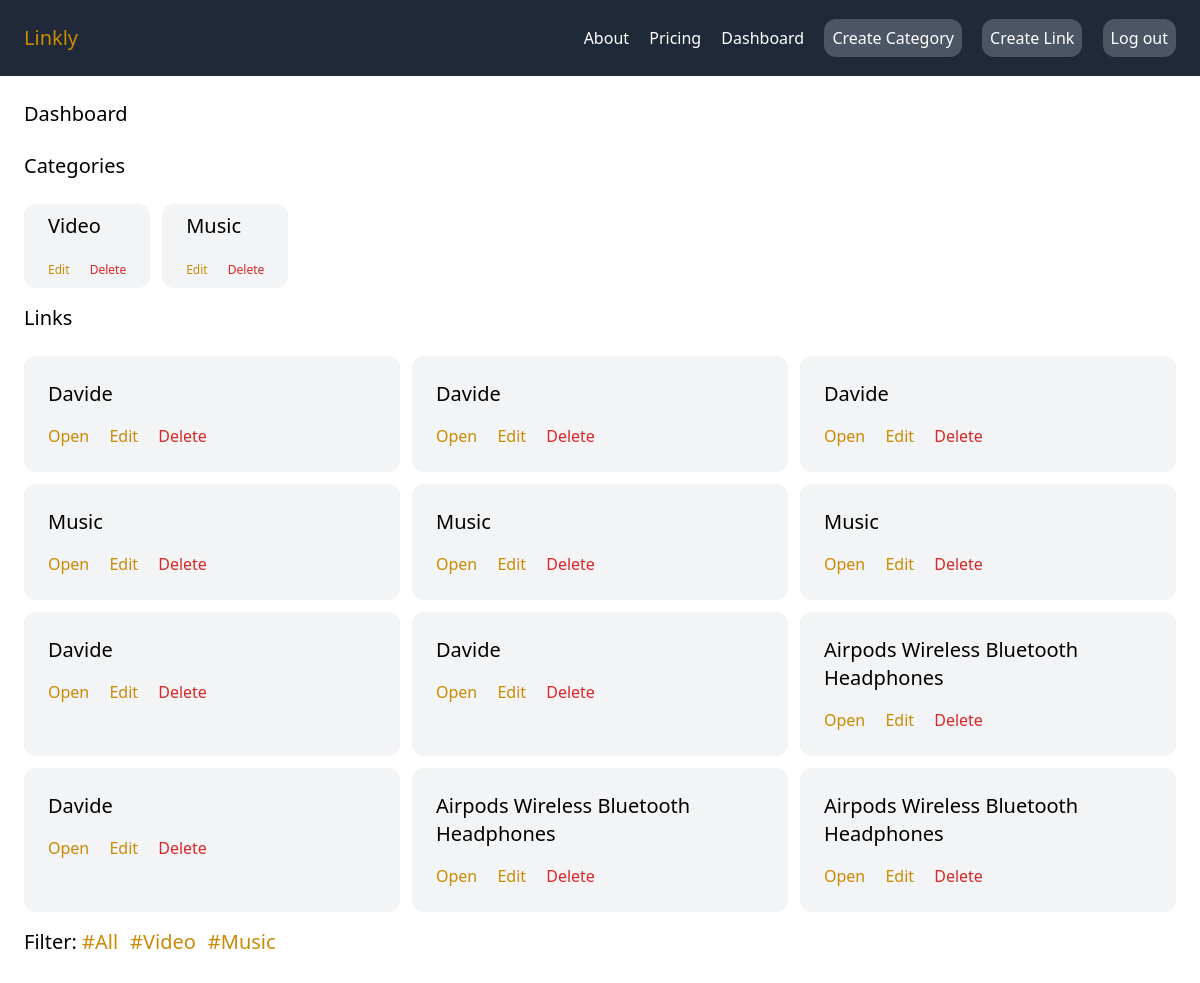
Page /dashboard/?filter=4 (signed in) on the committed database.
### link/models.py (models this page shows, shortened)
class Category(models.Model):
    name = models.CharField(max_length=225)
    created_by = models.ForeignKey(User, related_name="categories", on_delete=models.CASCADE)
    created_at = models.DateField(auto_now_add=True)

class Link(models.Model):
    category = models.ForeignKey(Category, related_name='links', on_delete=models.CASCADE)
    name = models.CharField(max_length=225)
    decription = models.TextField(null=True, blank=True)
    url = models.CharField(max_length=225)
    created_by = models.ForeignKey(User, related_name="links", on_delete=models.CASCADE)
    created_at = models.DateField(auto_now_add=True)

### dashboard/views.py (the view)
# urls.py: path("", views.dashboard, name="dashboard" ),
@login_required
def dashboard(request):
    categories = Category.objects.filter(created_by=request.user)
    filter = request.GET.get('filter', '')
    links = Link.objects.filter(created_by=request.user)
    if filter:
        links = links.filter(category_id=filter)
    return render(request, 'dashboard/dashboard.html', {'links': links, 'categories': categories})

### dashboard/templates/dashboard/dashboard.html (shortened to what this page needs)
{% extends 'core/base.html' %}
{% block content %}
<h1 class="mb-6 text-xl">Dashboard</h1>
<h2 class="mb-6 text-xl">Categories</h2>
<div class="flex flex-row flex-wrap gap-3 mb-4">
    {% for category in categories %}
    <div class="bg-gray-100 px-6 py-2 rounded-xl">
        <h2 class="text-xl mb-4">{{category.name}}</h2>
        <a class="text-xs mr-4 text-yellow-600" href="{% url 'edit_category' category.id %}">Edit</a>
        <a class="text-xs text-red-600" href="{% url 'delete_category' category.id %}">Delete</a>
    </div>
    {% endfor %}
    </div>
<h2 class="mb-6 text-xl">Links</h2>
<div class="grid grid-cols-3 gap-3">
    {% for link in links %}
    <div class="bg-gray-100 p-6 rounded-xl">
        <h2 class="text-xl mb-4">{{link.name}}</h2>
        <a href="{{link.url}}" class="text-yellow-600 mr-4" target="_blank">Open</a>
        <a href="{% url 'edit_link' link.id %}" class="text-yellow-600 mr-4">Edit</a>
        <a href="{% url 'delete_link' link.id %}" class="text-red-600">Delete</a>
    </div>
    {% endfor %}
    </div>
    <div class="flex flex-row gap-3 mt-4">
        <h2 class="text-xl">Filter: <a href="{% url 'dashboard' %}" class="text-yellow-600">#All</a></h2>
        {% for category in categories %}
        <a class="text-xl text-yellow-600" href="{% url 'dashboard' %}?filter={{ category.id }}">#{{category.name}}</a>
    {% endfor %}</div>
{% endblock %}

### rows in the picture
Category: name "Video"
Category: name "Music"
Link: name "Davide"
Link: name "Davide"
Link: name "Davide"
Link: name "Music"
Link: name "Music"
Link: name "Music"
Link: name "Davide"
Link: name "Davide"
Link: name "Airpods Wireless Bluetooth Headphones"
Link: name "Davide"
Link: name "Airpods Wireless Bluetooth Headphones"
Link: name "Airpods Wireless Bluetooth Headphones"
